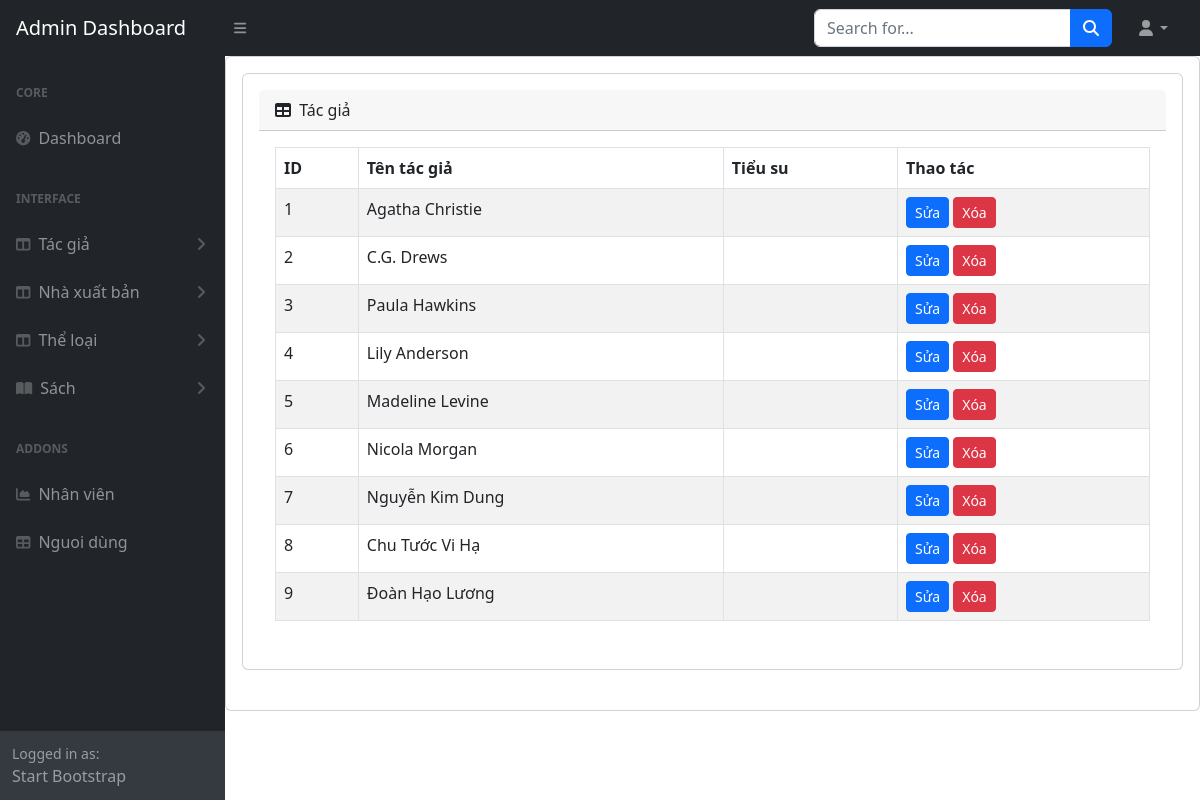
The app's page /admin/index.php?action=quanlytacgia&query=xem (signed in) with its own data.
### tables this page shows
CREATE TABLE `tac_gia` (
  `ma_tac_gia` int(11) NOT NULL,
  `ten_tac_gia` varchar(100) NOT NULL,
  `tieu_su` text DEFAULT NULL
);

### admin/modules/qltacgia/lietke.php (the view)
<?php
    $sql_lietke = "SELECT * FROM tac_gia";
    $query_lietke = mysqli_query($conn, $sql_lietke);
?>
<div class="card mb-4">
    <div class="card-body">
        <div class="card-header">
            <i class="fas fa-table me-1"></i>
            Tác giả
        </div>
        <div class="card-body">
            <table id="datatablesSimple" class="table table-striped table-hover table-bordered">
                <thead>
                    <tr>
                        <th>ID</th>
                        <th>Tên tác giả</th>
                        <th>Tiểu su</th>
                        <th>Thao tác</th>
                    </tr>
                </thead>
                <tbody>
                    <?php
                        $i = 0;
                        while($row = mysqli_fetch_array($query_lietke)){
                            $i++;
                        ?>
                            <tr>
                                <td><?php echo $i; ?></td>
                                <td><?php echo $row['ten_tac_gia'];?></td>
                                <td><?php echo $row['tieu_su'];?></td>
                                <td>
                                    <a class="btn btn-primary btn-sm" href="?action=quanlytacgia&query=sua&idtacgia=<?php echo $row['ma_tac_gia'];?>">Sửa</a>
                                    <a class="btn btn-danger btn-sm" href="modules/qltacgia/xuly.php?idtacgia=<?php echo $row['ma_tac_gia'];?>">Xóa</a>
                                </td>
                            </tr>
                    <?php } ?>
                </tbody>
            </table>
        </div>
    </div>
</div>

### records on screen
tac_gia: ten_tac_gia "Agatha Christie"
tac_gia: ten_tac_gia "C.G. Drews"
tac_gia: ten_tac_gia "Paula Hawkins"
tac_gia: ten_tac_gia "Lily Anderson"
tac_gia: ten_tac_gia "Madeline Levine"
tac_gia: ten_tac_gia "Nicola Morgan"
tac_gia: ten_tac_gia "Nguyễn Kim Dung"
tac_gia: ten_tac_gia "Chu Tước Vi Hạ"
tac_gia: ten_tac_gia "Đoàn Hạo Lương"
